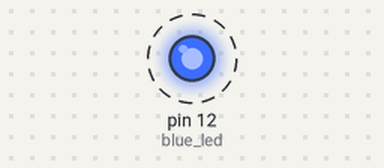
This sketch was run on a simulated Arduino Uno, built with avr-gcc and run on an emulated ATmega328P. On the bench: output pins drawn as LEDs (lit = HIGH). Dashed ring = blinking.

Above: at 0.12 s.
Timing chart, 0 to 3.0 s (numbered marks = the images above):
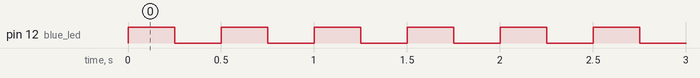

The sketch:

blink_led.ino
```cpp
int blue_led = 12;
int delay_speed = 250;
void setup() {
  // put your setup code here, to run once:
  pinMode(blue_led,OUTPUT);
}

void loop() {
  // put your main code here, to run repeatedly:
  digitalWrite(blue_led, HIGH);
  delay(delay_speed);
  digitalWrite(blue_led, LOW);
  delay(delay_speed);
}
```

Measured:
- by itself, pin 12 (blue_led): alternates HIGH for 0.25 s and LOW for 0.25 s
